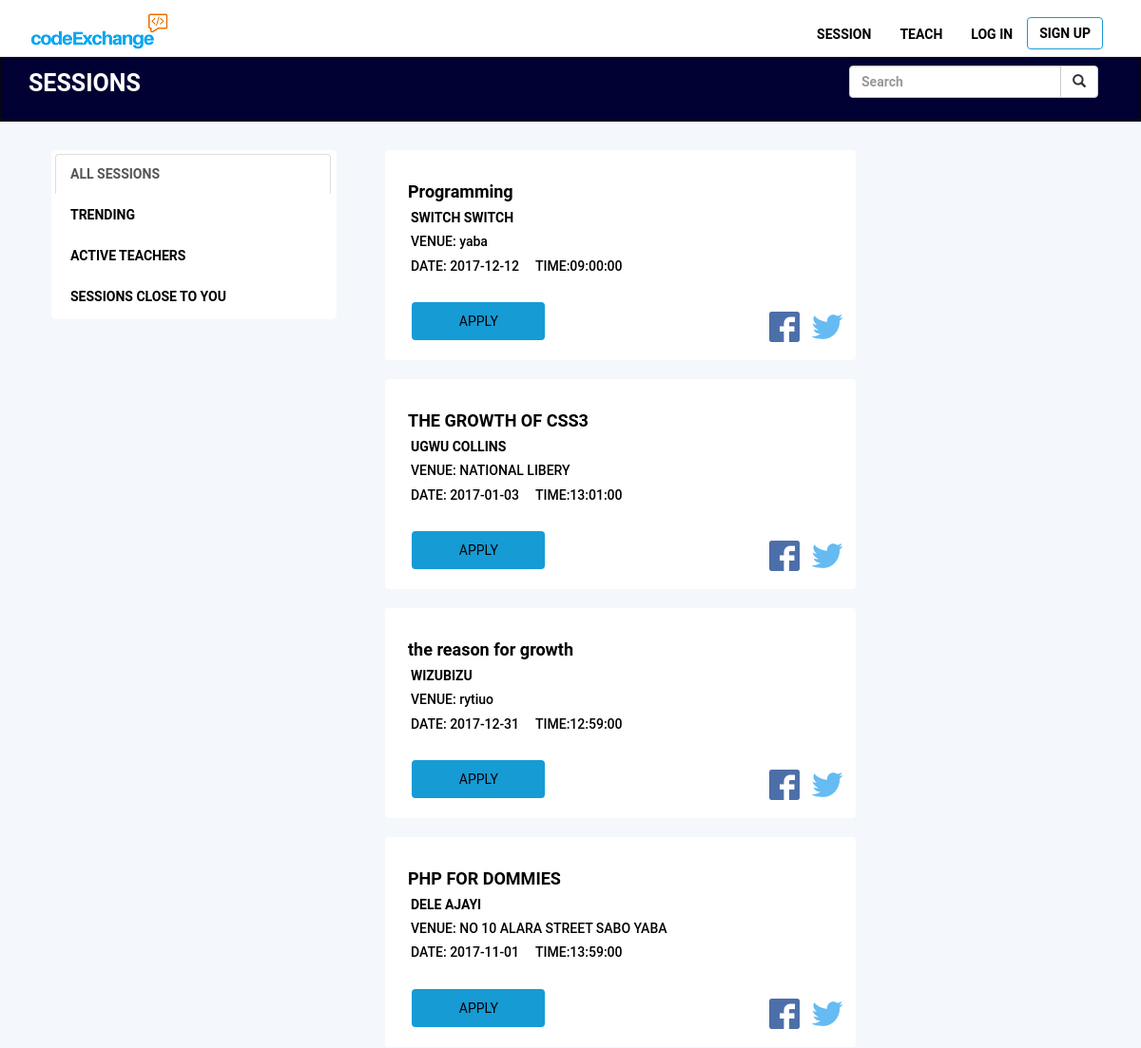
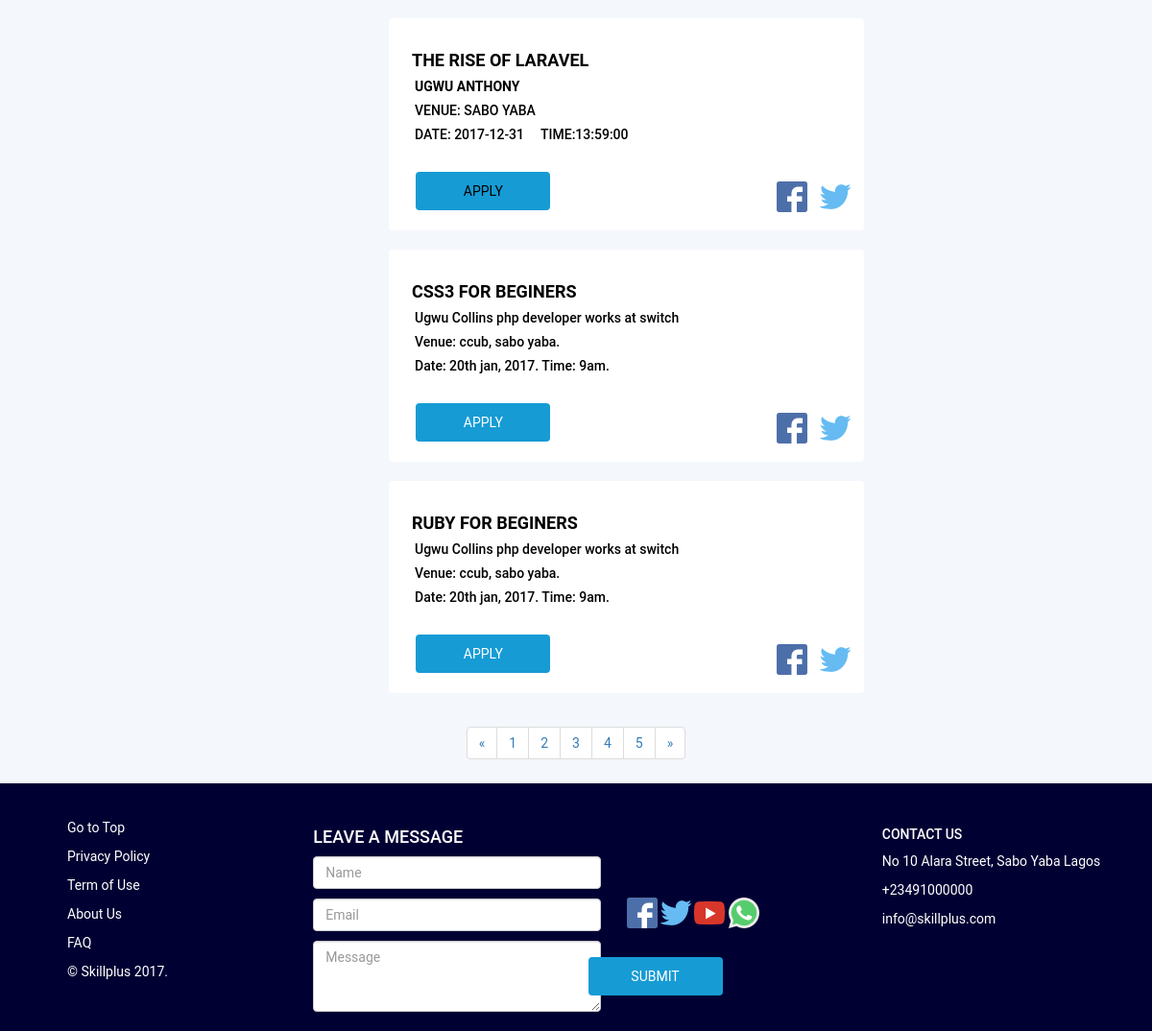
Screenshot of /events.php with the database file from the repository (2 pictures, top to bottom).
### tables this page shows
CREATE TABLE `teach` (
  `id` int(11) NOT NULL,
  `fullname` varchar(60) NOT NULL,
  `topic` varchar(300) NOT NULL,
  `category` varchar(40) NOT NULL,
  `venue` varchar(40) NOT NULL,
  `date` date NOT NULL,
  `time` time NOT NULL,
  `gender` varchar(40) NOT NULL,
  `applicants` int(11) NOT NULL,
  `description` varchar(500) NOT NULL,
  `posted_by` varchar(50) NOT NULL
);

### events.php (the view, shortened to what this page needs)
<!DOCTYPE html>
<html lang="en">
	<head>
			<link rel="stylesheet"  href="bootstrap/css/bootstrap.min.css">
			<link rel="stylesheet" type="text/css" href="css/main.css">
			<link rel="stylesheet" type="text/css" href="css/events.css">
	</head>
	<body>
			<header>
					<nav class="navbar navbar-default navbar-fixed-top" role="navigation">
						<div class="container">
							<div class="navbar-header navbar-left">
								<a href="index.php"><img src="img/codexchange1.png"></a>
							</div>
							<div class="collapse navbar-collapse navbar-ex1-collapse nav_bar">
								<ul class="nav navbar-nav navbar-right">
									<li>
										<a href="events.php"><b>SESSION</b></a>
									</li>
									<li>
										<a href="login.php"><b>TEACH</b></a>
									</li>
									<li>
										<a href="login.php"><b>LOG IN</b></a>
									</li>
									<li>
										<button type="button" class="btn btn-default"><a href="register.php"><b>SIGN UP</b></a></button>
									</li>
								</ul>
							</div>
						</div>
					</nav>
				</header>
				<nav class="navbar navbar-inverse">
				  <div class="container">
				    <div class="navbar-header">
				     <span> SESSIONS</span>
				    </div>
				    <form class="navbar-form navbar-left pull-right">
				      <div class="input-group">
				        <input type="text" class="form-control" placeholder="Search">
				        <div class="input-group-btn">
				          <button class="btn btn-default" type="submit">
				            <i class="glyphicon glyphicon-search"></i>
				          </button>
				        </div>
				      </div>
				    </form>
				  </div>
				</nav>
				<div class="container-fluid events">
					<div class="row">
						<div class="col-md-3">
							<div class="row c-events">
								<div class="col-md-12 thumbnail">
									<ul class="nav nav-tabs nav-stacked text-center" role="tablist">
						                <li role="presentation" class="active"><a href="#allevents" aria-controls="allevents" role="tab" data-toggle="tab">ALL SESSIONS</a></li>
						                <li role="presentation"><a href="" aria-controls="" role="tab" data-toggle="tab">TRENDING</a></li>
						                <li role="presentation"><a href="#messages" aria-controls="messages" role="tab" data-toggle="tab">ACTIVE TEACHERS</a></li>
						                <li role="presentation"><a href="#messages" aria-controls="messages" role="tab" data-toggle="tab">SESSIONS CLOSE TO YOU</a></li>
						            </ul>
								</div>
							</div>
						</div>
						<div class="col-md-9">
							<div class="row tab-content">
								<div role="tabpanel" class="tab-pane fade active in" id="allevents">
									<?php
										$sql = mysql_query("SELECT * FROM `teach` ORDER BY `id` DESC");
										if(mysql_num_rows($sql) > 0 ){
								while($row = mysql_fetch_assoc($sql)){
								?>
								<div class="col-md-12 thumbnail L-events">
										<h4><a href="#modal-id" data-toggle="modal"><?php echo $row['topic'];?></a></h4>
										<h5><b><?php echo strtoupper($row['fullname']);?></b></h5>
										<h5>VENUE: <?php echo $row['venue'];?></h5>
										<h5>DATE: <?php echo $row['date']."  &nbsp; &nbsp; "."TIME:". $row['time'];?></h5>
										<button type="button" class="btn btn-default but"><a href="login.php">APPLY</a></button>
									<span>
										<ul>
											<li><a href="facebook.com"><img src="img/facebook.png"></a></li>
											<li><a href="twitter.com"><img src="img/twitter.png"></a></li>
										</ul>
									</span>
								</div>
								<?php
								}
									}
								?>
								<div class="col-md-12 thumbnail L-events">
							<h4><a href="#modal-id" data-toggle="modal">CSS3 FOR BEGINERS</a></h4>
							<h5>Ugwu Collins php developer works at switch</h5>
							<h5>Venue: ccub, sabo yaba.</h5>
							<h5>Date: 20th jan, 2017.  Time: 9am.</h5>
							<button type="button" class="btn btn-default but">APPLY</button>
							<span>
								<ul>
									<li><a href="facebook.com"><img src="img/facebook.png"></a></li>
									<li><a href="twitter.com"><img src="img/twitter.png"></a></li>
								</ul>
							</span>
							</div>
								<div class="col-md-12 thumbnail L-events">
							<h4><a href="#modal-id" data-toggle="modal">RUBY FOR BEGINERS</a></h4>
							<h5>Ugwu Collins php developer works at switch</h5>
							<h5>Venue: ccub, sabo yaba.</h5>
							<h5>Date: 20th jan, 2017.  Time: 9am.</h5>
							<button type="button" class="btn btn-default but">APPLY</button>
							<span>
								<ul>
									<li><a href="facebook.com"><img src="img/facebook.png"></a></li>
									<li><a href="twitter.com"><img src="img/twitter.png"></a></li>
								</ul>
							</span>
							</div>
						</div>
						</div>
					</div>
				</div>
					<div class="text-center">
						<ul class="pagination">
							<li><a href="#">&laquo;</a></li>
							<li><a href="#">1</a></li>
							<li><a href="#">2</a></li>
							<li><a href="#">3</a></li>
							<li><a href="#">4</a></li>
							<li><a href="#">5</a></li>
							<li><a href="#">&raquo;</a></li>
						</ul>
					</div>
				</div>
				<footer id="footer" class="container-fluid">
					<div class="row">
						<div class="f-list col-md-3">
							<ul>
								<p><a href="">Go to Top</a></p>
								<p><a href="">Privacy Policy</a></p>
								<p><a href="">Term of Use</a></p>
								<p><a href="">About Us</a></p>
								<p><a href="">FAQ</a></p>
								<p><a href="">&copy Skillplus 2017.</a></p>
							</ul>
						</div>
						<div id="f-form" class="col-md-3">
							<h4>LEAVE A MESSAGE</h4>
							<form class="f-form">
								<input type="text" name="text" id="input" class="form-control" value="" required="required" placeholder="Name">
								<input type="email" name="emil" id="input" class="form-control" value="" required="required" placeholder="Email">
								<textarea name="textarea" id="inputTextarea" class="form-control" rows="3" required="required" placeholder="Message"></textarea>
							</form>
						</div>
						<div class="col-md-3 f-socials">
							<ul>
								<li><a href="#"><img src="img/facebook.png"></a></li>
								<li><a href="#"><img src="img/twitter.png"></a></li>
								<li><a href="#"><img src="img/youtube.png"></a></li>
								<li><a href="#"><img src="img/whatsapp.png"></a></li>
							</ul>
							<button type="button" class="btn btn-default but">SUBMIT</button>
						</div>
						<div class="col-md-3">
							<h5>CONTACT US</h5>
							<p>No 10 Alara Street, Sabo Yaba Lagos</p>
							<p>+23491000000</p>
							<p>info@skillplus.com</p>
						</div>
					</div>
				</footer>
	</body>
</html>

### css/main.css (style rules this page uses)
body { width: 100%; margin: 0px; padding: 0px; color: black; font-family: Sailec,Trebuchet,Helvetica,sans-serif; }
ul li { text-decoration: none; list-style: none; display: inline; }
a { text-decoration: none; color: black; }
.but { width: 140px; height: 40px; margin-top: 20px; background-color: #169bd5; color: white; border: 0px; }
.navbar-fixed-top { height: 60px; padding-top: 11px; background-color: white; }
.navbar-fixed-top ul { margin-right: 10px; }
.navbar .nav_bar ul li a { color: black; }
.navbar .nav_bar ul li button { margin-top: 7px; border:1px solid #169bd5; }
.navbar .nav_bar ul li:nth-child(4) { border-radius: 4px; }
.L-events h4 { text-align: left; padding-top:20px; padding-left: 20px; font-weight: bold; }
.L-events h5 { text-align: left; padding-left: 23px; }
.L-events span ul li img { width: 32px; height: 32px; }
.L-events span ul { float: right; margin-top: 30px; }
.L-events span ul li { display: inline-block; margin-right: 10px; }
#footer { width: 100%; padding-bottom: 20px; background-color: #000033; color: white; padding-top: 3%; padding-left: 30px; }
.f-list a { color: white; text-decoration: none; }
.f-form .form-control { margin-top: 10px; width: 300PX; }
.f-socials { margin-top: 7%; padding-left: 5px; }

### css/events.css (style rules this page uses)
body { width: 100%; margin: 0px; padding: 0px; color: black; font-family: roboto,arial; }
.events { width: 100%; background-color: #f4f7fb; padding-top: 25px; }
.events .thumbnail { width: 495px; margin: 15px; border: 0px; margin-top: 5px; border-radius: 4px; }
#allevents { padding-left: 10%; }
.L-events button { margin-left: 5%; }
.c-events .thumbnail { width: 300px; margin-left: 18%; border-radius: 5px; }
.navbar-inverse { margin-top: 4%; height: 80px; background-color: #000033; color: white; font-weight: bold; font-size: 25px; padding-top: 10px; border-radius: 0px; margin-bottom: 0px; }
.navbar-inverse .navbar-header { margin-top: 11px; }
.c-events ul { margin:0px; padding-right: 0px; text-align: left; border: 0px; box-shadow: 0px; }
.c-events ul li { font-weight: bold; }

### rows the page displays
teach: topic "Programming", fullname "SWITCH SWITCH", venue "yaba", date "2017-12-12", time "09:00:00"
teach: topic "THE GROWTH OF CSS3", fullname "UGWU COLLINS", venue "NATIONAL LIBERY", date "2017-01-03", time "13:01:00"
teach: topic "the reason for growth", fullname "WIZUBIZU", venue "rytiuo", date "2017-12-31", time "12:59:00"
teach: topic "PHP FOR DOMMIES", fullname "DELE AJAYI", venue "NO 10 ALARA STREET SABO YABA", date "2017-11-01", time "13:59:00"
teach: topic "THE RISE OF LARAVEL", fullname "UGWU ANTHONY", venue "SABO YABA", date "2017-12-31", time "13:59:00"
